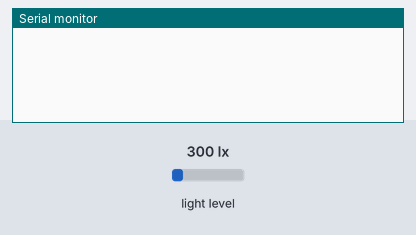
Bench run of a sketch on a simulated Arduino MKR. Shown: the last lines printed to the serial monitor. The inputs (shaded band) are chosen by the test bench; at power-on: light level 300 lx. WiFi joins after 1.5 s; servers stay silent unless stated; not simulated (calls return 0 or success): secrets.h.

Above: at 2.7 s.
2.8 s: light level set to 500 lx
At 3.9 s:
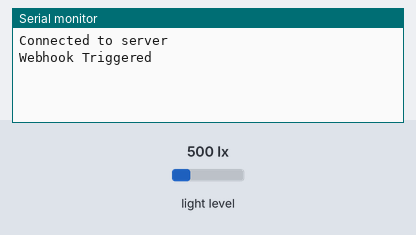
4.5 s: light level set to 40 lx
At 5.0 s:
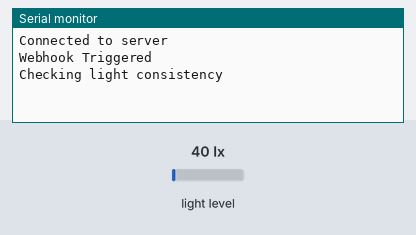

The sketch:

Task3.1Trigger.ino
```cpp
// Detected - https://maker.ifttt.com/trigger/Sunlight_Detected/with/key/d7TiVZSgudITkzxhe4aNk1
// Not - https://maker.ifttt.com/trigger/Sunlight_Not_Detected/with/key/d7TiVZSgudITkzxhe4aNk1

#include <BH1750.h>
#include <Wire.h>
#include <WiFiNINA.h>
#include "secrets.h"

char HOST_NAME[] = "maker.ifttt.com";
String detectedPath = "/trigger/Sunlight_Detected/with/key/";
String notDetectedPath = "/trigger/Sunlight_Not_Detected/with/key/";
String queryString = "d7TiVZSgudITkzxhe4aNk1";

char ssid[] = SECRET_SSID;
char pass[] = SECRET_PASS;

WiFiClient client;
BH1750 lightMeter;

// Initialise variables for lux values/status
const float sunlightLuxMin = 300; // Would require calibration for desired lux values
bool isInSunlight;


void setup() {
  Serial.begin(9600);
  WiFi.begin(ssid, pass);
  Wire.begin();
  lightMeter.begin();


  // check for the WiFi module:
  if (WiFi.status() == WL_NO_MODULE) {
    Serial.println("Communication with WiFi module failed!");
    while (true);
  }

  // set the initial sunlight status and values
  if(lightMeter.readLightLevel() > sunlightLuxMin)
  {
    isInSunlight = true;
  }
  else
  {
    isInSunlight = false;
  }

}

void loop() {

  // Connect or reconnect to WiFi
  if(WiFi.status() != WL_CONNECTED)
  {
    Serial.print("Attempting to connect to SSID: ");
    Serial.println(SECRET_SSID);
    while(WiFi.status() != WL_CONNECTED)
    {
      WiFi.begin(ssid, pass);
      Serial.print(".");
      delay(5000);
    }
    Serial.println("\nConnected.");
  }

  // Calls functions to check for change in light (measured in lux) value, triggers webhook to IFTTT if change is detected
  if (checkLuxChange() == true)
  {
    triggerIFTTT();
  }

}

// Determines if current lux value is above or below threshold, and whether a notification should be triggered.
bool checkLuxChange()
{
  if (lightMeter.readLightLevel() > sunlightLuxMin && isInSunlight == false)
  {
    isInSunlight = true;
    return true;
  }
  else if (lightMeter.readLightLevel() < sunlightLuxMin && isInSunlight == true)
  {
    if (checkConsistentLux() == true)
    {
      isInSunlight = false;
      return true;
    }
    return false;
  }
  else
  {
    return false;
  }
}

// Verifies that a light value below threshold is ocurring for an extended duration so emails aren't sent during temporary reductions of light.
bool checkConsistentLux()
{
  Serial.println("Checking light consistency");
  for(int i = 1; i<20; i++)
  {
    if (lightMeter.readLightLevel() > sunlightLuxMin)
    {
      Serial.println("Light has returned to normal");
      return false;
    }
    delay (15000);
  }
  return true;
}

// Checks connection, triggers webhook to IFTTT Applet which prompts email.
void triggerIFTTT()
{
  // Ensures connection to the IFTTT server
  if (client.connect(HOST_NAME, 80))
  {
    Serial.println("Connected to server");
  }
  else
  {
    Serial.println("Connection failed");
  }

  if (isInSunlight == true)
  {
    client.println("GET " + detectedPath + queryString + " HTTP/1.1");
    client.println("Host: " + String(HOST_NAME));
    client.println("");
    Serial.println("Webhook Triggered");
  }
  else if (isInSunlight == false)
  {
    client.println("GET " + notDetectedPath + queryString + " HTTP/1.1");
    client.println("Host: " + String(HOST_NAME));
    client.println("");
    Serial.println("Webhook Triggered");
  }
}
```

Measured:
- after the input at 2.8 s, the serial monitor: prints a new line after 0.20 s (image 1)
- after the input at 4.5 s, the serial monitor: prints a new line at once (image 2)
